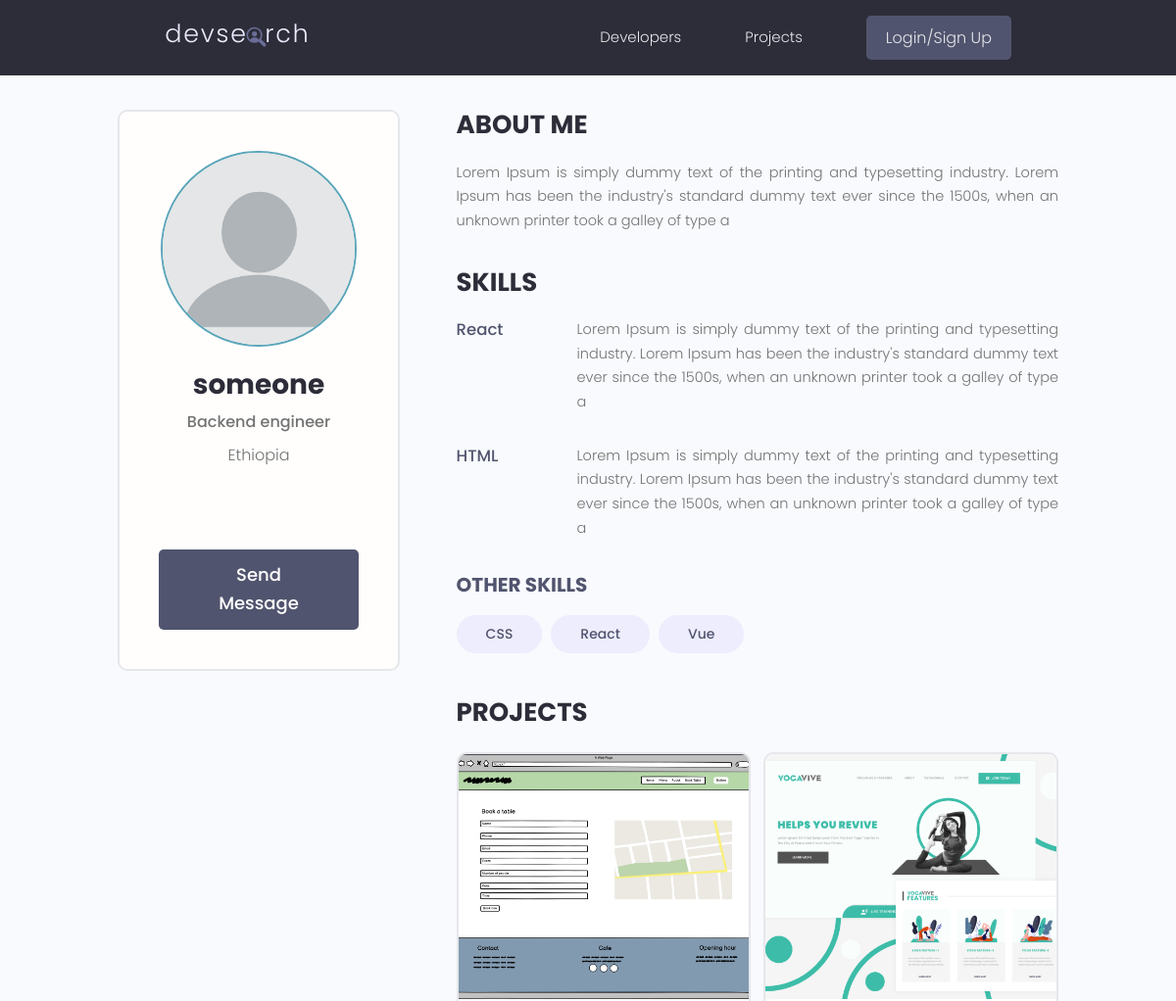
Page /profile/4b89153a-87f2-44e1-8bf4-3c89a534345c (upper part) on the earlier database version.
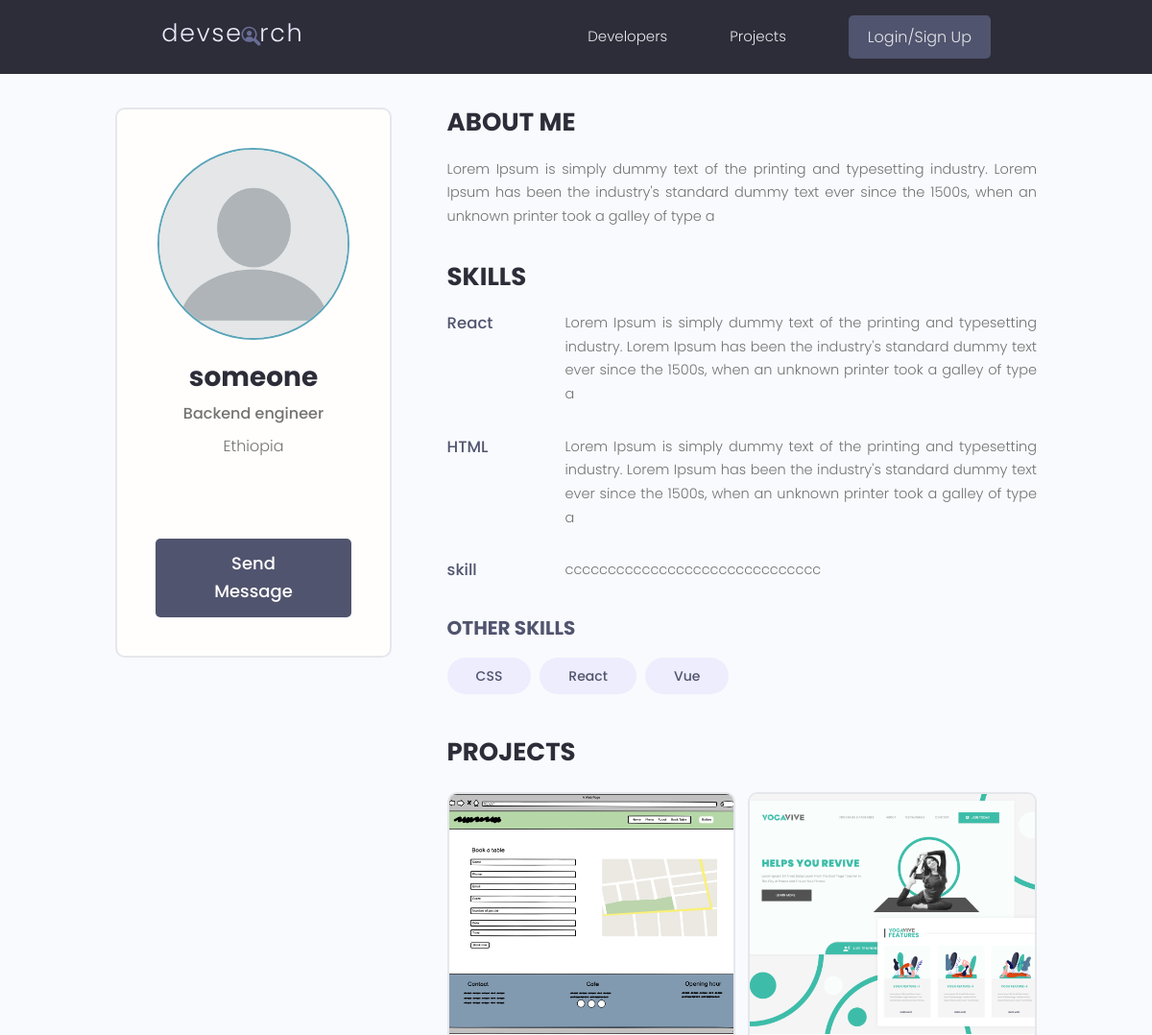
Same page on the later database version.
### users/models.py (models this page shows)
class Skill(models.Model):
    id = models.UUIDField(default=uuid4, primary_key=True, editable=False)
    owner = models.ForeignKey(Profile, on_delete=models.CASCADE, blank=True, null=True)
    name = models.CharField(max_length=200, blank=True, null=True)
    description = models.TextField(max_length=200, blank=True, null=True)
    created_id = models.DateTimeField(auto_now_add=True)
    def __str__(self) -> str:
        return self.name

### projects/models.py (models this page shows, shortened)
class Project(models.Model):
    id = models.UUIDField(default = uuid4, unique=True, primary_key=True, editable=False)
    owner = models.ForeignKey(Profile, on_delete=models.CASCADE, null= True)
    title = models.CharField(max_length=200)
    description = models.TextField(null=True, blank=True)
    featured_img = models.ImageField(upload_to="project_img")
    demo_link = models.CharField(max_length=200, null= True, blank=True)
    source_link = models.CharField(max_length=200, null= True, blank=True)
    vote_ratio = models.IntegerField(default=0, null=True, blank=True)
    vote_count = models.IntegerField(default=0, null=True, blank=True)
    tags = models.ManyToManyField('Tag', blank = True)
    created_at = models.DateTimeField(auto_now_add=True)
    class Meta:
        ordering = ['-created_at']

### users/views.py (the view)
# urls.py: path("profile/<str:pk>", views.user_profile, name="user-profile"),
def user_profile(request, pk):
    profile = Profile.objects.get(id=pk)
    top_skills = profile.skill_set.exclude(description__exact="")
    other_skills = profile.skill_set.filter(description="")
    context = {"profile": profile, "top_skills":top_skills, "other_skills": other_skills}
    return render(request, "users/user-profile.html", context)

### users/templates/users/user-profile.html (shortened to what this page needs)
{% extends 'base.html' %}
{% block content %}
  <main class="profile my-md">
    <div class="container">
      <div class="layout">
        <div class="column column--1of3">
          <div class="card text-center">
            <div class="card__body dev">
              <img class="avatar avatar--xl" src="{{profile.profile_pic.url}}" />
              <h2 class="dev__name">{{profile.name}}</h2>
              <p class="dev__title">{{profile.short_intro}}</p>
              <p class="dev__location">{{profile.location}}</p>
              <ul class="dev__social">
              </ul>
              <a href="#" class="btn btn--sub btn--lg">Send Message </a>
            </div>
          </div>
        </div>
        <div class="column column--2of3">
          <div class="devInfo">
            <h3 class="devInfo__title">About Me</h3>
            <p class="devInfo__about">
              {{profile.bio}}
            </p>
          </div>
          <div class="devInfo">
            <h3 class="devInfo__title">Skills</h3>
            <div class="devInfo__skills">
              {% for skill in top_skills %}
              <div class="devSkill">
                <h4 class="devSkill__title">{{skill.name}}</h4>
                <p class="devSkill__info">
                  {{skill.description}}
                </p>
              </div>
              {% endfor %}
              <h3 class="devInfo__subtitle">Other Skills</h3>
              <div class="devInfo__otherSkills">
                {% for skill in other_skills %}
                <span class="tag tag--pill tag--sub tag--lg">
                  <small>{{skill}}</small>
                </span>
              {% endfor %}
              </div>
            </div>
          </div>
          <div class="devInfo">
            <h3 class="devInfo__title">Projects</h3>
            <div class="grid grid--two">
              {% for project in profile.project_set.all %}
              <div class="column">
                <div class="card project">
                  <a href="{% url 'project' project.id %}" class="project">
                    <img class="project__thumbnail" src="{{project.featured_img.url}}" alt="project thumbnail" />
                  </a>
                </div>
              </div>
              {% endfor %}
            </div>
          </div>
        </div>
      </div>
    </div>
  </main>
  {% endblock %}

Differences in the rows shown:
added Skill: name "skill", description "cccccccccccccccccccccccccccccc", shown under "SKILLS"
